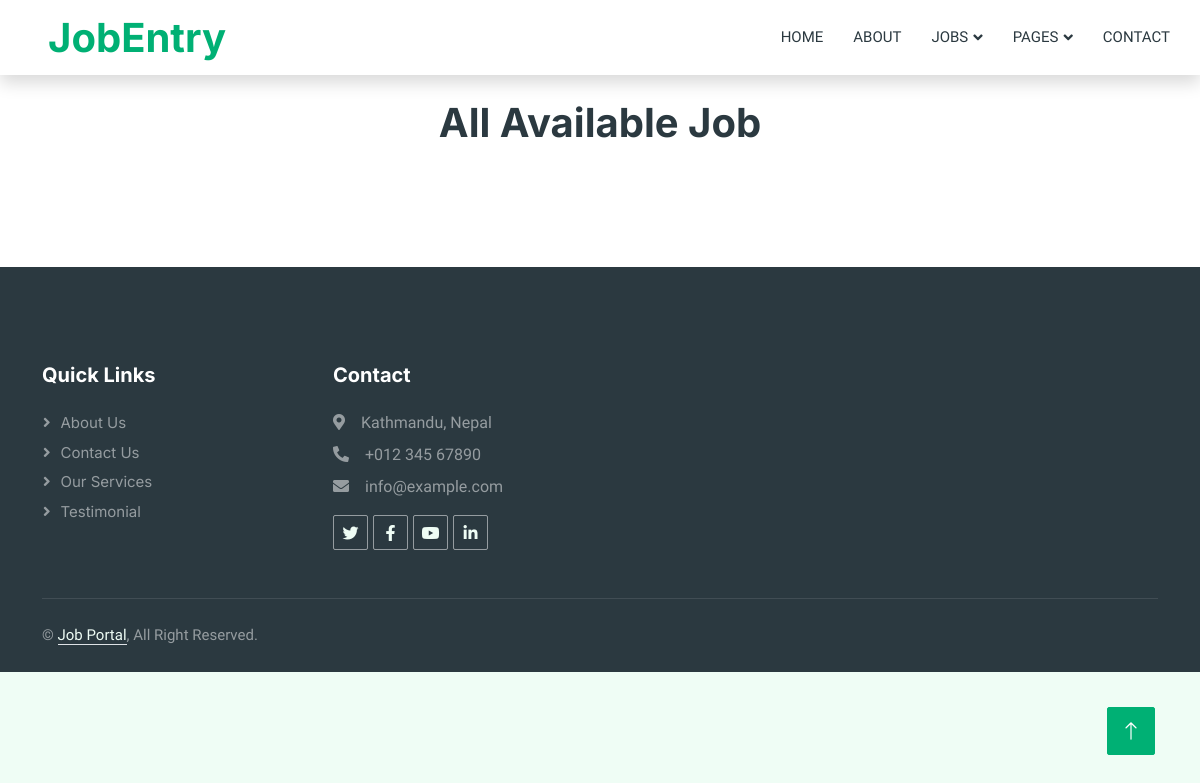
/job-catgeory/3/, run on an earlier commit of the app's database.
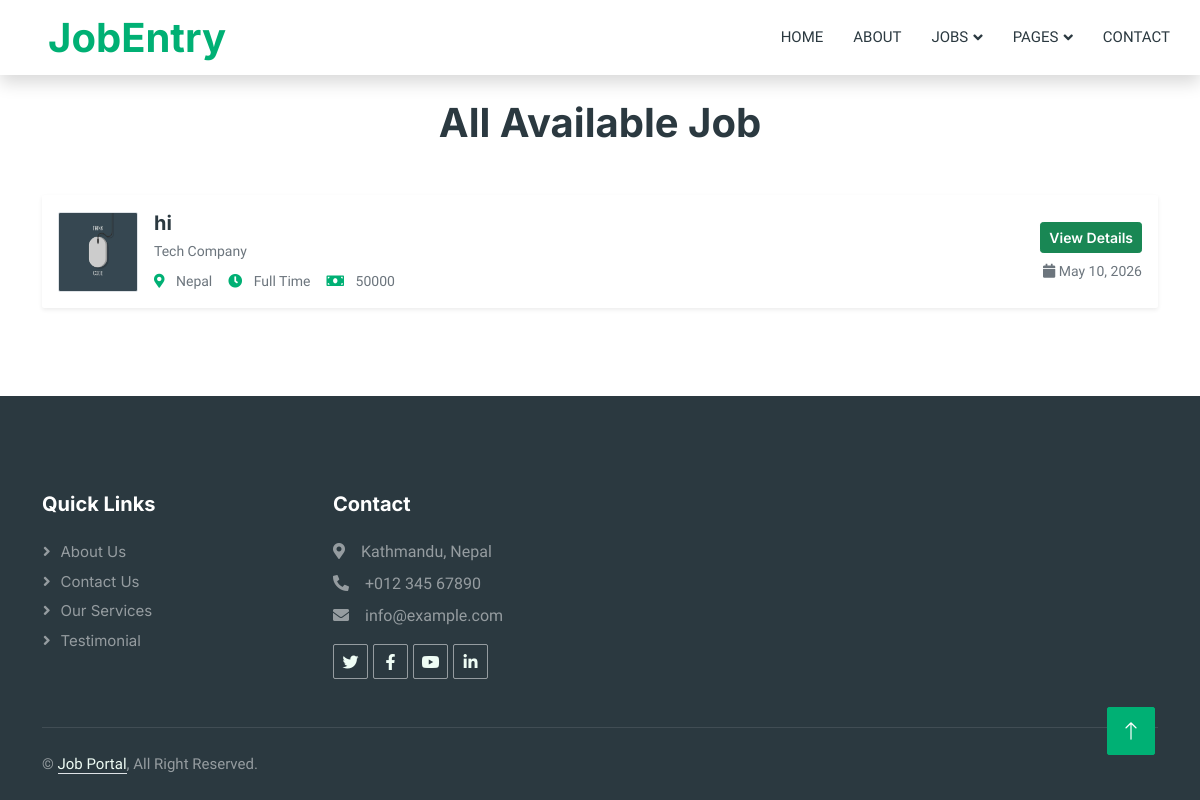
And on a later commit of the database.
### jobportal/models.py (models this page shows, shortened)
class TimeStamp(models.Model):
    created_at=models.DateTimeField(auto_now_add=True)
    updated_at=models.DateTimeField(auto_now=True)
    class Meta:
        abstract=True

class JobPost(TimeStamp):
    JOB_TYPE=(
        ("full_time","Full Time"),
        ("part_time","Part Time"),
        ("internship","Internship"),
        ("remote","Remote"),
    )
    title=models.CharField(max_length=140)
    logo=models.ImageField( upload_to="company_logo/",blank=False)
    location=models.CharField(max_length=150)
    job_type=models.CharField(max_length=100,choices=JOB_TYPE)
    salary=models.CharField(max_length=100,blank=True)
    description=models.TextField()
    responsibility=models.TextField()
    qualification=models.TextField()
    summary=models.TextField(blank=True)
    category=models.ForeignKey(Category,on_delete=models.CASCADE)
    company=models.ForeignKey(Company,on_delete=models.CASCADE)

class Company(TimeStamp):
    name=models.CharField(max_length=100)
    description=models.TextField(blank=True)
    website=models.URLField(blank=True)
    location=models.CharField(max_length=150)

### jobportal/views.py (the view)
# urls.py: path("job-catgeory/<int:pk>/",views.CategoryJobListView.as_view(),name="category_jobs"),
class CategoryJobListView(ListView):
    model=JobPost
    template_name="jobportal/category/job.html"
    context_object_name="posts"
    def get_queryset(self):
        return JobPost.objects.filter(category_id=self.kwargs["pk"]).select_related("company","category")

### templates/jobportal/category/job.html
{% extends "jobportal/base.html" %}
{% load static %}
{% block content %}
 <div class="container py-4">
  <h1 class="text-center mb-5 wow fadeInUp" data-wow-delay="0.1s">All Available {{category.name}} Job</h1>
    {% for job in posts %}
    <div class="card shadow-sm border-0 mb-3 job-card">
        <div class="card-body">
            <div class="d-flex align-items-center justify-content-between">
                <div class="d-flex align-items-center">
                    <div class="me-3">
                        <img src="{{ job.logo.url }}"
                             alt="company"
                            style=" width:80px; height: 80px; object-fit:cover"
                             class="flex-shrink-0 img-fluid border rounded">
                    </div>
                    <div>
                        <h5 class="mb-1 fw-bold">{{ job.title }}</h5>
                        <small class="text-muted">{{ job.company.name }}</small>
                        <div class="d-flex gap-3 mt-2 text-muted small">
                            <span>
                                <i class="fa fa-map-marker-alt text-primary me-2"></i>
                                {{ job.location }}
                            </span>
                            <span>
                                <i class="fa fa-clock text-primary me-2"></i>
                                {{ job.get_job_type_display }}
                            </span>
                            <span>
                                <i class="fa fa-money-bill text-primary me-2"></i>
                                {{ job.salary }}
                            </span>
                        </div>
                    </div>
                </div>
                <div class="text-end">
                    <a href="{% url 'job_detail' job.id %}"
                       class="btn btn-success btn-sm mb-2">
                        View Details
                    </a>
                    <div class="text-muted small">
                        <i class="fa fa-calendar"></i>
                        {{ job.created_at|date:"M d, Y" }}
                    </div>
                </div>
            </div>
        </div>
    </div>
    {% endfor %}
</div>
{% endblock  %}

What changed in the data, as far as the page shows it:
added JobPost: logo (picture), title "hi", company.name "Tech Company", location "Nepal", job_type "Full Time", salary "50000", created_at "May 10, 2026"
